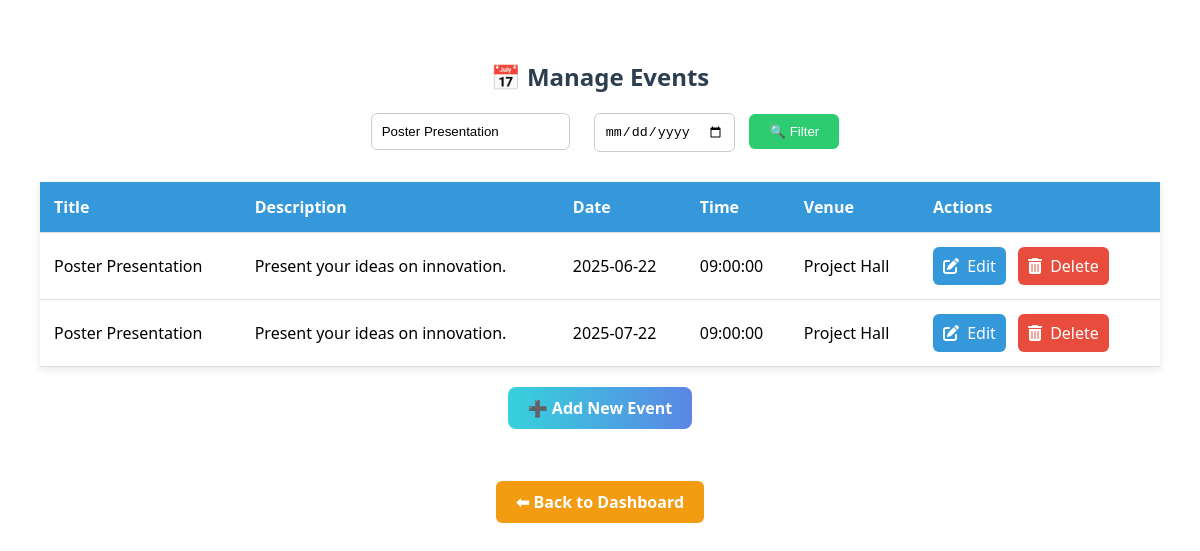
Page /manage_events.php?title=Poster Presentation (signed in) on the committed database.
### tables this page shows
CREATE TABLE `events` (
  `event_id` int(11) NOT NULL,
  `title` varchar(100) NOT NULL,
  `description` text DEFAULT NULL,
  `event_date` date NOT NULL,
  `event_time` time NOT NULL,
  `venue` varchar(100) DEFAULT NULL,
  `created_by` int(11) DEFAULT NULL
);

### manage_events.php (the view, shortened to what this page needs)
<?php
include 'connect.php';
$searchTitle = isset($_GET['title']) ? $_GET['title'] : '';
$searchDate = isset($_GET['date']) ? $_GET['date'] : '';
$sql = "SELECT * FROM events WHERE 1=1";
if (!empty($searchTitle)) {
    $sql .= " AND title LIKE '%" . $conn->real_escape_string($searchTitle) . "%'";
}
$sql .= " ORDER BY event_date ASC";
$result = $conn->query($sql);
?>
<!DOCTYPE html>
<html lang="en">
<head>
  <link rel="stylesheet" href="https://cdnjs.cloudflare.com/ajax/libs/font-awesome/6.5.0/css/all.min.css">
</head>
<body>
  <h2>📅 Manage Events</h2>
  <form class="filter-form" method="GET" action="">
    <input type="text" name="title" placeholder="Search by title" value="<?= htmlspecialchars($searchTitle) ?>">
    <input type="date" name="date" value="<?= htmlspecialchars($searchDate) ?>">
    <button type="submit" class="filter-btn">🔍 Filter</button>
  </form>
  <table>
    <tr>
      <th>Title</th>
      <th>Description</th>
      <th>Date</th>
      <th>Time</th>
      <th>Venue</th>
      <th>Actions</th>
    </tr>
    <?php
    if ($result && $result->num_rows > 0) {
        while ($row = $result->fetch_assoc()) {
            echo "<tr>
              <td>" . htmlspecialchars($row['title']) . "</td>
              <td>" . htmlspecialchars($row['description']) . "</td>
              <td>" . htmlspecialchars($row['event_date']) . "</td>
              <td>" . htmlspecialchars($row['event_time']) . "</td>
              <td>" . htmlspecialchars($row['venue']) . "</td>
              <td>
                <a href='edit_event.php?id=" . $row['event_id'] . "' class='action-btn' title='Edit'>
                  <i class='fas fa-edit'></i> Edit
                </a>
                <a href='delete_event.php?id=" . $row['event_id'] . "' class='action-btn delete-btn' title='Delete' onclick='return confirm(\"Are you sure want to delete?\")'>
                  <i class='fas fa-trash-alt'></i> Delete
                </a>
              </td>
            </tr>";
        }
    } else {
        echo "<tr><td colspan='6'>No events found.</td></tr>";
    }
    ?>
  </table>
  <div style="text-align:center;">
    <a href="create_event.php" class="add-event">➕ Add New Event</a><br><br>
    <a href="admin_dashboard.php" class="back-btn">⬅ Back to Dashboard</a>
  </div>
</body>
</html>

### manage_events.php (style rules this page uses)
body { background: linear-gradient(rgba(255, 255, 255, 0.4), rgba(255, 255, 255, 0.6)), url('https://i.postimg.cc/C1s63tdg/9b8e5cc5-0db7-4b11-81f0-adef8c67fe65.png') no-repeat center center fixed; background-size: cover; font-family: 'Segoe UI', sans-serif; padding: 40px; margin: 0; }
h2 { text-align: center; color: #2c3e50; }
.filter-form { text-align: center; margin-bottom: 30px; }
input[type="text"], input[type="date"] { padding: 10px; margin: 0 10px; border-radius: 6px; border: 1px solid #ccc; }
.filter-btn { padding: 10px 20px; background-color: #2ecc71; border: none; color: white; border-radius: 6px; cursor: pointer; }
table { width: 100%; border-collapse: collapse; background: white; box-shadow: 0 2px 8px rgba(0,0,0,0.1); }
th, td { padding: 14px; text-align: left; border-bottom: 1px solid #ddd; }
th { background-color: #3498db; color: white; }
.action-btn { background-color: #3498db; color: white; padding: 8px 10px; border: none; border-radius: 6px; margin-right: 8px; cursor: pointer; text-decoration: none; display: inline-block; transition: 0.3s ease; }
.delete-btn { background-color: #e74c3c; }
.action-btn i { margin-right: 4px; }
.add-event { display: inline-block; margin-top: 20px; padding: 10px 20px; background: linear-gradient(to right, #36d1dc, #5b86e5); color: white; text-decoration: none; border-radius: 8px; font-weight: bold; }
.back-btn { display: inline-block; margin-top: 30px; padding: 10px 20px; background-color: #f39c12; color: white; text-decoration: none; border-radius: 6px; font-weight: bold; }

### rows in the picture
events: title "Poster Presentation", description "Present your ideas on innovation.", event_date "2025-06-22", event_time "09:00:00", venue "Project Hall"
events: title "Poster Presentation", description "Present your ideas on innovation.", event_date "2025-07-22", event_time "09:00:00", venue "Project Hall"
